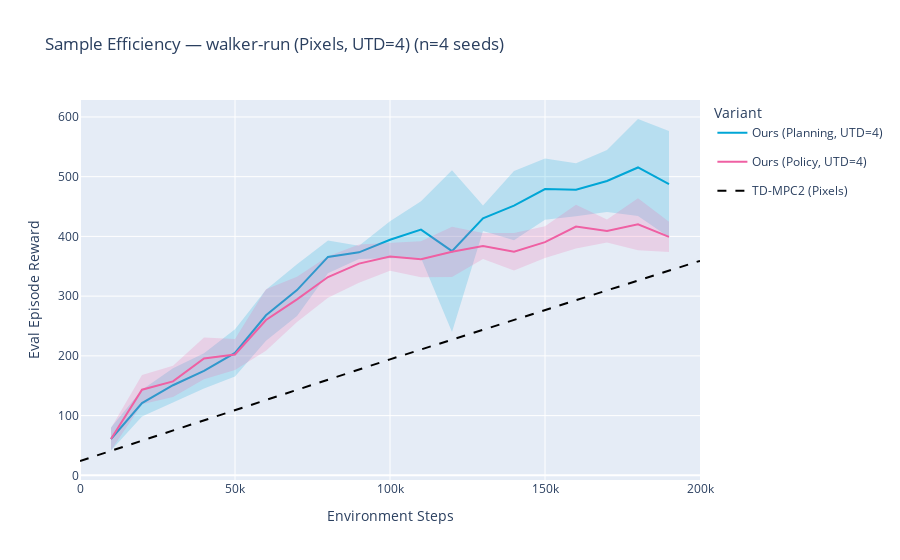
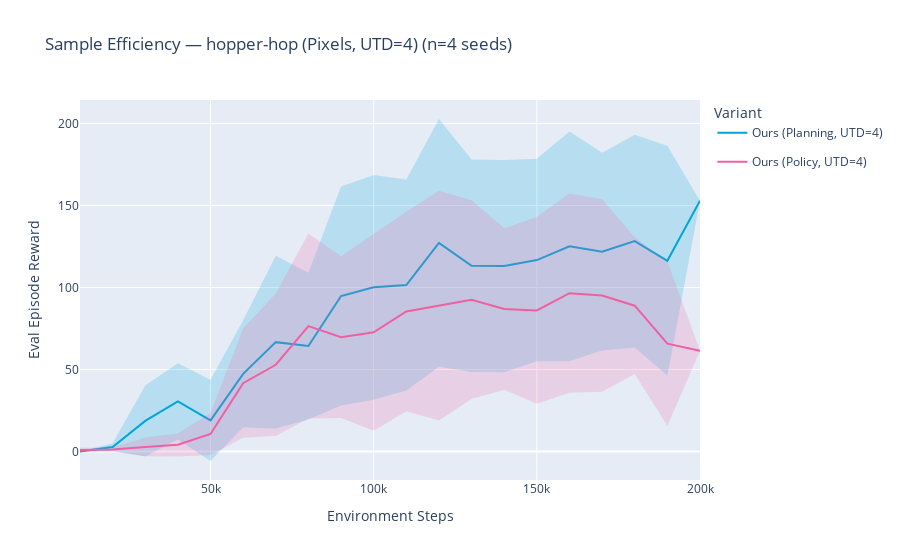
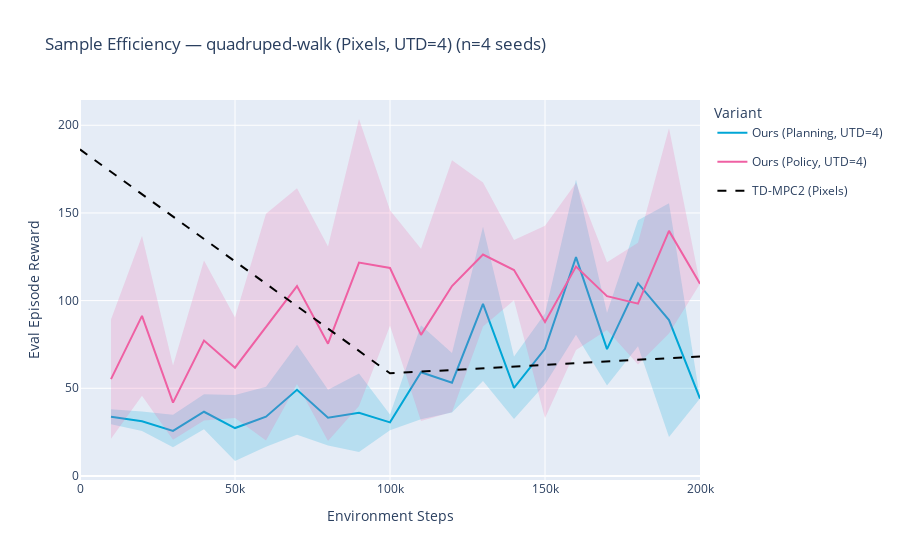
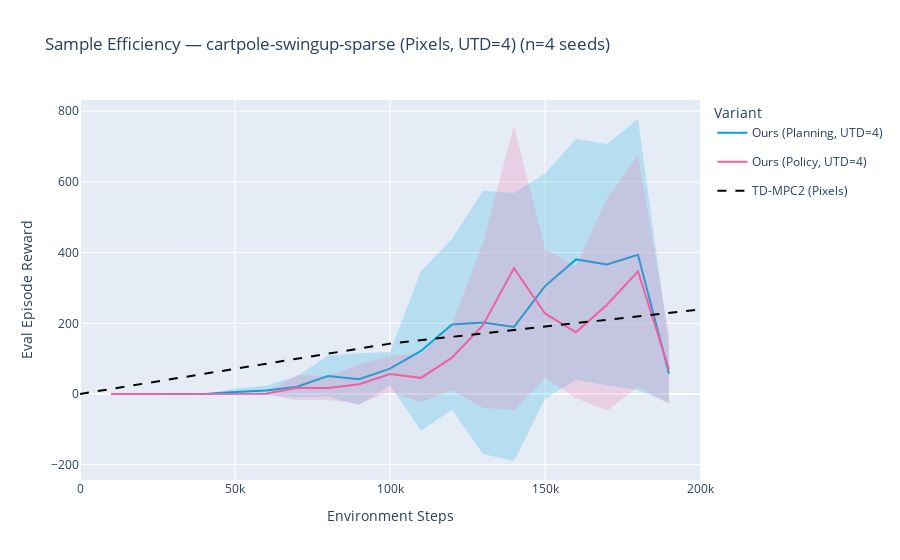

The notebook cell saved with these charts, in order:
### Code cell
# 3. Per-Task Plots

baseline_colors = {
    "TD-MPC2 (Pixels)": "#000000"    # Black
}

output_dir = paths.notebook_results_dir("multitask_comparison_image")

for task in TASKS:
    print(f"Plotting {task}...")
    
    # Filter Ours
    task_df = sweep_frame[sweep_frame["task"] == task].copy()
    if task_df.empty:
        print(f"  No data found for {task} in sweep.")
        continue
        
    # Create Figure
    fig = plotting.sample_efficiency_figure(
        frame=task_df,
        metric_key="reward",
        variant_column="variant",
        task_name=f"{task} (Pixels, UTD=4)",
        baseline_frame=pd.DataFrame(),
        baseline_label="",
        baseline_step_cap=MAX_STEPS
    )
    
    # Add Baselines
    for name, df in baselines_data.get(task, {}).items():
        summary = (
            df.groupby("step", as_index=False)
            .agg(mean_reward=("reward", "mean"))
            .sort_values("step")
        )
        fig.add_trace(
            go.Scatter(
                x=summary["step"],
                y=summary["mean_reward"],
                mode="lines",
                name=name,
                line=dict(color=baseline_colors.get(name, "gray"), dash="dash", width=2),
                legendgroup="Baselines"
            )
        )
        
    # Save
    output_path = output_dir / f"{task}_comparison.png"
    try:
        plotting.write_png(fig, output_path=output_path)
    except Exception as e:
        print(f"  Failed to save PNG: {e}")
        # Fallback to HTML
        html_path = output_path.with_suffix(".html")
        fig.write_html(str(html_path))
        print(f"  Saved as HTML instead: {html_path}")

    # Show one example in notebook (optional, or show all)
    fig.show()

### Figure 1 — Plotly figure (JSON) as saved in the notebook; plotly's stock layout.template omitted (floating-point values rounded to 4 significant figures)
{"data": [{"fill": "toself", "fillcolor": "rgba(0,166,214,0.2)", "hoverinfo": "skip", "legendgroup": "Ours (Planning, UTD=4)", "line": {"color": "rgba(0,166,214,0.0)", "width": 0}, "mode": "lines", "name": "Ours (Planning, UTD=4) std", "showlegend": false, "type": "scatter", "x": [10000, 20000, 30000, 40000, 50000, 60000, 70000, 80000, 90000, 100000, 110000, 120000, 130000, 140000, 150000, 160000, 170000, 180000, 190000, 190000, 180000, 170000, 160000, 150000, 140000, 130000, 120000, 110000, 100000, 90000, 80000, 70000, 60000, 50000, 40000, 30000, 20000, 10000], "y": [79.94, 143.1, 179.2, 204.4, 244.4, 310.6, 353.6, 393.0, 384.5, 425.3, 458.7, 510.5, 451.7, 509.5, 530.5, 522.4, 544.6, 596.5, 576.5, 398.4, 434.2, 441.0, 433.8, 428.1, 393.6, 409.1, 240.0, 364.0, 363.6, 362.1, 338.4, 266.6, 225.2, 165.5, 145.6, 122.4, 98.67, 41.69]}, {"customdata": [[19.13, 4.0], [22.21, 4.0], [28.42, 4.0], [29.42, 4.0], [39.47, 4.0], [42.71, 4.0], [43.49, 4.0], [27.28, 4.0], [11.2, 4.0], [30.82, 4.0], [47.35, 4.0], [135.3, 4.0], [21.31, 4.0], [57.95, 4.0], [51.22, 4.0], [44.28, 4.0], [51.79, 4.0], [81.16, 4.0], [89.0, 3.0]], "hovertemplate": "Step=%{x}<br>Reward=%{y:.2f}<br>Std=%{customdata[0]:.2f}<br>Seeds=%{customdata[1]}<extra>%{fullData.name}</extra>", "legendgroup": "Ours (Planning, UTD=4)", "line": {"color": "#00A6D6"}, "mode": "lines", "name": "Ours (Planning, UTD=4)", "type": "scatter", "x": [10000, 20000, 30000, 40000, 50000, 60000, 70000, 80000, 90000, 100000, 110000, 120000, 130000, 140000, 150000, 160000, 170000, 180000, 190000], "y": [60.81, 120.9, 150.8, 175.0, 205.0, 267.9, 310.1, 365.7, 373.3, 394.5, 411.4, 375.3, 430.4, 451.6, 479.3, 478.1, 492.8, 515.4, 487.4]}, {"fill": "toself", "fillcolor": "rgba(239,96,163,0.2)", "hoverinfo": "skip", "legendgroup": "Ours (Policy, UTD=4)", "line": {"color": "rgba(239,96,163,0.0)", "width": 0}, "mode": "lines", "name": "Ours (Policy, UTD=4) std", "showlegend": false, "type": "scatter", "x": [10000, 20000, 30000, 40000, 50000, 60000, 70000, 80000, 90000, 100000, 110000, 120000, 130000, 140000, 150000, 160000, 170000, 180000, 190000, 190000, 180000, 170000, 160000, 150000, 140000, 130000, 120000, 110000, 100000, 90000, 80000, 70000, 60000, 50000, 40000, 30000, 20000, 10000], "y": [79.37, 167.8, 183.5, 230.6, 228.1, 311.7, 332.6, 366.7, 386.5, 389.8, 391.9, 416.3, 405.5, 405.8, 417.0, 453.0, 428.2, 464.0, 424.5, 373.9, 376.7, 389.8, 379.9, 363.7, 343.1, 362.2, 332.2, 331.6, 342.6, 322.4, 297.2, 256.7, 208.4, 176.5, 160.9, 131.2, 119.0, 42.11]}, {"customdata": [[18.63, 4.0], [24.36, 4.0], [26.18, 4.0], [34.86, 4.0], [25.77, 4.0], [51.62, 4.0], [37.95, 4.0], [34.74, 4.0], [32.02, 4.0], [23.58, 4.0], [30.12, 4.0], [42.08, 4.0], [21.64, 4.0], [31.34, 4.0], [26.66, 4.0], [36.55, 4.0], [19.2, 4.0], [43.62, 4.0], [25.26, 3.0]], "hovertemplate": "Step=%{x}<br>Reward=%{y:.2f}<br>Std=%{customdata[0]:.2f}<br>Seeds=%{customdata[1]}<extra>%{fullData.name}</extra>", "legendgroup": "Ours (Policy, UTD=4)", "line": {"color": "#EF60A3"}, "mode": "lines", "name": "Ours (Policy, UTD=4)", "type": "scatter", "x": [10000, 20000, 30000, 40000, 50000, 60000, 70000, 80000, 90000, 100000, 110000, 120000, 130000, 140000, 150000, 160000, 170000, 180000, 190000], "y": [60.74, 143.4, 157.3, 195.7, 202.3, 260.1, 294.7, 332.0, 354.4, 366.2, 361.7, 374.2, 383.9, 374.5, 390.3, 416.4, 409.0, 420.4, 399.2]}, {"legendgroup": "Baselines", "line": {"color": "#000000", "dash": "dash", "width": 2}, "mode": "lines", "name": "TD-MPC2 (Pixels)", "type": "scatter", "x": [0, 100000, 200000], "y": [24.0, 194.1, 359.1]}], "layout": {"legend": {"title": {"text": "Variant"}}, "title": {"text": "Sample Efficiency — walker-run (Pixels, UTD=4) (n=4 seeds)"}, "xaxis": {"title": {"text": "Environment Steps"}}, "yaxis": {"title": {"text": "Eval Episode Reward"}}}}

### Figure 2 — Plotly figure (JSON) as saved in the notebook; plotly's stock layout.template omitted (floating-point values rounded to 4 significant figures)
{"data": [{"fill": "toself", "fillcolor": "rgba(0,166,214,0.2)", "hoverinfo": "skip", "legendgroup": "Ours (Planning, UTD=4)", "line": {"color": "rgba(0,166,214,0.0)", "width": 0}, "mode": "lines", "name": "Ours (Planning, UTD=4) std", "showlegend": false, "type": "scatter", "x": [10000, 20000, 30000, 40000, 50000, 60000, 70000, 80000, 90000, 100000, 110000, 120000, 130000, 140000, 150000, 160000, 170000, 180000, 190000, 200000, 200000, 190000, 180000, 170000, 160000, 150000, 140000, 130000, 120000, 110000, 100000, 90000, 80000, 70000, 60000, 50000, 40000, 30000, 20000, 10000], "y": [0.02044, 5.06, 40.33, 53.91, 43.82, 80.01, 119.4, 109.1, 161.6, 168.7, 165.8, 202.8, 178.0, 177.8, 178.5, 195.1, 182.1, 193.2, 186.4, 153.0, 153.0, 46.27, 63.44, 61.69, 55.16, 55.08, 48.45, 48.48, 51.76, 37.29, 31.61, 28.05, 19.64, 14.1, 14.85, -5.726, 7.394, -2.925, 0.4425, -0.006813]}, {"customdata": [[0.01363, 4.0], [2.309, 4.0], [21.63, 4.0], [23.26, 4.0], [24.77, 4.0], [32.58, 4.0], [52.63, 4.0], [44.72, 4.0], [66.78, 4.0], [68.54, 4.0], [64.26, 4.0], [75.51, 4.0], [64.77, 4.0], [64.69, 4.0], [61.69, 4.0], [69.97, 4.0], [60.23, 4.0], [64.9, 4.0], [70.09, 3.0], [0.0, 1.0]], "hovertemplate": "Step=%{x}<br>Reward=%{y:.2f}<br>Std=%{customdata[0]:.2f}<br>Seeds=%{customdata[1]}<extra>%{fullData.name}</extra>", "legendgroup": "Ours (Planning, UTD=4)", "line": {"color": "#00A6D6"}, "mode": "lines", "name": "Ours (Planning, UTD=4)", "type": "scatter", "x": [10000, 20000, 30000, 40000, 50000, 60000, 70000, 80000, 90000, 100000, 110000, 120000, 130000, 140000, 150000, 160000, 170000, 180000, 190000, 200000], "y": [0.006813, 2.751, 18.7, 30.65, 19.05, 47.43, 66.73, 64.35, 94.83, 100.2, 101.6, 127.3, 113.3, 113.1, 116.8, 125.1, 121.9, 128.3, 116.4, 153.0]}, {"fill": "toself", "fillcolor": "rgba(239,96,163,0.2)", "hoverinfo": "skip", "legendgroup": "Ours (Policy, UTD=4)", "line": {"color": "rgba(239,96,163,0.0)", "width": 0}, "mode": "lines", "name": "Ours (Policy, UTD=4) std", "showlegend": false, "type": "scatter", "x": [10000, 20000, 30000, 40000, 50000, 60000, 70000, 80000, 90000, 100000, 110000, 120000, 130000, 140000, 150000, 160000, 170000, 180000, 190000, 200000, 200000, 190000, 180000, 170000, 160000, 150000, 140000, 130000, 120000, 110000, 100000, 90000, 80000, 70000, 60000, 50000, 40000, 30000, 20000, 10000], "y": [2.341, 2.594, 8.615, 11.24, 23.57, 75.02, 96.32, 132.9, 119.0, 132.8, 146.2, 159.1, 153.2, 136.2, 143.0, 157.3, 153.9, 130.6, 116.0, 61.46, 61.46, 15.62, 47.27, 36.53, 35.86, 29.13, 37.64, 32.04, 18.91, 24.63, 12.7, 20.48, 20.12, 9.575, 8.391, -2.078, -2.971, -2.869, -0.02119, -0.441]}, {"customdata": [[1.391, 4.0], [1.307, 4.0], [5.742, 4.0], [7.107, 4.0], [12.82, 4.0], [33.32, 4.0], [43.37, 4.0], [56.4, 4.0], [49.28, 4.0], [60.07, 4.0], [60.8, 4.0], [70.09, 4.0], [60.57, 4.0], [49.26, 4.0], [56.95, 4.0], [60.71, 4.0], [58.67, 4.0], [41.68, 4.0], [50.17, 3.0], [0.0, 1.0]], "hovertemplate": "Step=%{x}<br>Reward=%{y:.2f}<br>Std=%{customdata[0]:.2f}<br>Seeds=%{customdata[1]}<extra>%{fullData.name}</extra>", "legendgroup": "Ours (Policy, UTD=4)", "line": {"color": "#EF60A3"}, "mode": "lines", "name": "Ours (Policy, UTD=4)", "type": "scatter", "x": [10000, 20000, 30000, 40000, 50000, 60000, 70000, 80000, 90000, 100000, 110000, 120000, 130000, 140000, 150000, 160000, 170000, 180000, 190000, 200000], "y": [0.9501, 1.286, 2.873, 4.136, 10.74, 41.71, 52.95, 76.52, 69.76, 72.76, 85.43, 88.99, 92.61, 86.9, 86.09, 96.57, 95.19, 88.96, 65.8, 61.46]}], "layout": {"legend": {"title": {"text": "Variant"}}, "title": {"text": "Sample Efficiency — hopper-hop (Pixels, UTD=4) (n=4 seeds)"}, "xaxis": {"title": {"text": "Environment Steps"}}, "yaxis": {"title": {"text": "Eval Episode Reward"}}}}

### Figure 3 — Plotly figure (JSON) as saved in the notebook; plotly's stock layout.template omitted (floating-point values rounded to 4 significant figures)
{"data": [{"fill": "toself", "fillcolor": "rgba(0,166,214,0.2)", "hoverinfo": "skip", "legendgroup": "Ours (Planning, UTD=4)", "line": {"color": "rgba(0,166,214,0.0)", "width": 0}, "mode": "lines", "name": "Ours (Planning, UTD=4) std", "showlegend": false, "type": "scatter", "x": [10000, 20000, 30000, 40000, 50000, 60000, 70000, 80000, 90000, 100000, 110000, 120000, 130000, 140000, 150000, 160000, 170000, 180000, 190000, 200000, 200000, 190000, 180000, 170000, 160000, 150000, 140000, 130000, 120000, 110000, 100000, 90000, 80000, 70000, 60000, 50000, 40000, 30000, 20000, 10000], "y": [37.98, 36.78, 34.91, 46.59, 46.12, 50.91, 74.8, 49.13, 58.38, 35.01, 85.88, 70.16, 142.1, 68.09, 92.71, 169.1, 93.12, 145.9, 155.5, 44.13, 44.13, 22.21, 73.98, 51.55, 80.5, 52.31, 32.48, 54.2, 36.25, 32.35, 26.11, 13.7, 17.35, 23.45, 16.66, 8.531, 26.66, 16.42, 25.62, 29.46]}, {"customdata": [[4.263, 4.0], [5.579, 4.0], [9.244, 4.0], [9.967, 4.0], [18.8, 4.0], [17.12, 4.0], [25.67, 4.0], [15.89, 4.0], [22.34, 4.0], [4.452, 4.0], [26.77, 4.0], [16.96, 4.0], [43.95, 4.0], [17.8, 4.0], [20.2, 4.0], [44.28, 4.0], [20.79, 4.0], [35.94, 4.0], [66.65, 2.0], [0.0, 1.0]], "hovertemplate": "Step=%{x}<br>Reward=%{y:.2f}<br>Std=%{customdata[0]:.2f}<br>Seeds=%{customdata[1]}<extra>%{fullData.name}</extra>", "legendgroup": "Ours (Planning, UTD=4)", "line": {"color": "#00A6D6"}, "mode": "lines", "name": "Ours (Planning, UTD=4)", "type": "scatter", "x": [10000, 20000, 30000, 40000, 50000, 60000, 70000, 80000, 90000, 100000, 110000, 120000, 130000, 140000, 150000, 160000, 170000, 180000, 190000, 200000], "y": [33.72, 31.2, 25.67, 36.63, 27.33, 33.78, 49.12, 33.24, 36.04, 30.56, 59.12, 53.2, 98.15, 50.28, 72.51, 124.8, 72.34, 109.9, 88.87, 44.13]}, {"fill": "toself", "fillcolor": "rgba(239,96,163,0.2)", "hoverinfo": "skip", "legendgroup": "Ours (Policy, UTD=4)", "line": {"color": "rgba(239,96,163,0.0)", "width": 0}, "mode": "lines", "name": "Ours (Policy, UTD=4) std", "showlegend": false, "type": "scatter", "x": [10000, 20000, 30000, 40000, 50000, 60000, 70000, 80000, 90000, 100000, 110000, 120000, 130000, 140000, 150000, 160000, 170000, 180000, 190000, 200000, 200000, 190000, 180000, 170000, 160000, 150000, 140000, 130000, 120000, 110000, 100000, 90000, 80000, 70000, 60000, 50000, 40000, 30000, 20000, 10000], "y": [89.17, 136.8, 63.06, 122.9, 90.44, 149.5, 164.0, 130.9, 203.6, 151.5, 129.5, 180.0, 167.4, 134.6, 142.7, 167.1, 121.8, 133.0, 198.3, 109.6, 109.6, 81.27, 63.62, 83.2, 71.81, 33.01, 100.2, 85.2, 36.54, 31.38, 85.69, 39.84, 20.0, 52.52, 20.26, 33.08, 31.64, 20.64, 45.74, 21.29]}, {"customdata": [[33.94, 4.0], [45.55, 4.0], [21.21, 4.0], [45.61, 4.0], [28.68, 4.0], [64.64, 4.0], [55.76, 4.0], [55.44, 4.0], [81.87, 4.0], [32.92, 4.0], [49.07, 4.0], [71.75, 4.0], [41.11, 4.0], [17.21, 4.0], [54.83, 4.0], [47.63, 4.0], [19.32, 4.0], [34.66, 4.0], [58.51, 2.0], [0.0, 1.0]], "hovertemplate": "Step=%{x}<br>Reward=%{y:.2f}<br>Std=%{customdata[0]:.2f}<br>Seeds=%{customdata[1]}<extra>%{fullData.name}</extra>", "legendgroup": "Ours (Policy, UTD=4)", "line": {"color": "#EF60A3"}, "mode": "lines", "name": "Ours (Policy, UTD=4)", "type": "scatter", "x": [10000, 20000, 30000, 40000, 50000, 60000, 70000, 80000, 90000, 100000, 110000, 120000, 130000, 140000, 150000, 160000, 170000, 180000, 190000, 200000], "y": [55.23, 91.29, 41.85, 77.25, 61.76, 84.9, 108.3, 75.44, 121.7, 118.6, 80.45, 108.3, 126.3, 117.4, 87.84, 119.4, 102.5, 98.29, 139.8, 109.6]}, {"legendgroup": "Baselines", "line": {"color": "#000000", "dash": "dash", "width": 2}, "mode": "lines", "name": "TD-MPC2 (Pixels)", "type": "scatter", "x": [0, 100000, 200000], "y": [186.2, 58.53, 68.17]}], "layout": {"legend": {"title": {"text": "Variant"}}, "title": {"text": "Sample Efficiency — quadruped-walk (Pixels, UTD=4) (n=4 seeds)"}, "xaxis": {"title": {"text": "Environment Steps"}}, "yaxis": {"title": {"text": "Eval Episode Reward"}}}}

### Figure 4 — Plotly figure (JSON) as saved in the notebook; plotly's stock layout.template omitted (floating-point values rounded to 4 significant figures)
{"data": [{"fill": "toself", "fillcolor": "rgba(0,166,214,0.2)", "hoverinfo": "skip", "legendgroup": "Ours (Planning, UTD=4)", "line": {"color": "rgba(0,166,214,0.0)", "width": 0}, "mode": "lines", "name": "Ours (Planning, UTD=4) std", "showlegend": false, "type": "scatter", "x": [10000, 20000, 30000, 40000, 50000, 60000, 70000, 80000, 90000, 100000, 110000, 120000, 130000, 140000, 150000, 160000, 170000, 180000, 190000, 190000, 180000, 170000, 160000, 150000, 140000, 130000, 120000, 110000, 100000, 90000, 80000, 70000, 60000, 50000, 40000, 30000, 20000, 10000], "y": [0, 0.6, 0, 0, 15.17, 22.99, 50.16, 108.8, 115.0, 119.0, 347.8, 438.3, 574.8, 568.9, 623.8, 721.5, 707.6, 778.1, 137.6, -23.61, 10.18, 25.11, 40.2, -13.24, -189.6, -169.9, -44.78, -104.0, 24.58, -31.97, -7.447, -9.363, -3.086, -3.568, 0, 0, -0.2, 0]}, {"customdata": [[0.0, 4.0], [0.4, 4.0], [0.0, 4.0], [0.0, 4.0], [9.368, 4.0], [13.04, 4.0], [29.76, 4.0], [58.15, 4.0], [73.47, 4.0], [47.22, 4.0], [225.9, 4.0], [241.5, 4.0], [372.4, 4.0], [379.3, 4.0], [318.5, 4.0], [340.6, 4.0], [341.2, 4.0], [384.0, 4.0], [80.61, 2.0]], "hovertemplate": "Step=%{x}<br>Reward=%{y:.2f}<br>Std=%{customdata[0]:.2f}<br>Seeds=%{customdata[1]}<extra>%{fullData.name}</extra>", "legendgroup": "Ours (Planning, UTD=4)", "line": {"color": "#00A6D6"}, "mode": "lines", "name": "Ours (Planning, UTD=4)", "type": "scatter", "x": [10000, 20000, 30000, 40000, 50000, 60000, 70000, 80000, 90000, 100000, 110000, 120000, 130000, 140000, 150000, 160000, 170000, 180000, 190000], "y": [0.0, 0.2, 0.0, 0.0, 5.8, 9.95, 20.4, 50.7, 41.5, 71.8, 121.9, 196.7, 202.5, 189.6, 305.3, 380.8, 366.3, 394.2, 57.0]}, {"fill": "toself", "fillcolor": "rgba(239,96,163,0.2)", "hoverinfo": "skip", "legendgroup": "Ours (Policy, UTD=4)", "line": {"color": "rgba(239,96,163,0.0)", "width": 0}, "mode": "lines", "name": "Ours (Policy, UTD=4) std", "showlegend": false, "type": "scatter", "x": [10000, 20000, 30000, 40000, 50000, 60000, 70000, 80000, 90000, 100000, 110000, 120000, 130000, 140000, 150000, 160000, 170000, 180000, 190000, 190000, 180000, 170000, 160000, 150000, 140000, 130000, 120000, 110000, 100000, 90000, 80000, 70000, 60000, 50000, 40000, 30000, 20000, 10000], "y": [0, 0, 0, 0, 0, 2.55, 53.4, 50.55, 83.25, 108.2, 114.5, 195.6, 427.8, 758.6, 410.5, 361.2, 553.1, 674.1, 168.3, -28.87, 20.06, -47.58, -11.99, 45.25, -46.3, -38.98, 10.22, -23.16, 4.811, -27.75, -16.85, -17.8, -0.85, 0, 0, 0, 0, 0]}, {"customdata": [[0.0, 4.0], [0.0, 4.0], [0.0, 4.0], [0.0, 4.0], [0.0, 4.0], [1.7, 4.0], [35.6, 4.0], [33.7, 4.0], [55.5, 4.0], [51.69, 4.0], [68.81, 4.0], [92.68, 4.0], [233.4, 4.0], [402.4, 4.0], [182.6, 4.0], [186.6, 4.0], [300.3, 4.0], [327.0, 4.0], [98.57, 2.0]], "hovertemplate": "Step=%{x}<br>Reward=%{y:.2f}<br>Std=%{customdata[0]:.2f}<br>Seeds=%{customdata[1]}<extra>%{fullData.name}</extra>", "legendgroup": "Ours (Policy, UTD=4)", "line": {"color": "#EF60A3"}, "mode": "lines", "name": "Ours (Policy, UTD=4)", "type": "scatter", "x": [10000, 20000, 30000, 40000, 50000, 60000, 70000, 80000, 90000, 100000, 110000, 120000, 130000, 140000, 150000, 160000, 170000, 180000, 190000], "y": [0.0, 0.0, 0.0, 0.0, 0.0, 0.85, 17.8, 16.85, 27.75, 56.5, 45.65, 102.9, 194.4, 356.1, 227.9, 174.6, 252.7, 347.1, 69.7]}, {"legendgroup": "Baselines", "line": {"color": "#000000", "dash": "dash", "width": 2}, "mode": "lines", "name": "TD-MPC2 (Pixels)", "type": "scatter", "x": [0, 100000, 200000], "y": [0.0, 142.5, 239.1]}], "layout": {"legend": {"title": {"text": "Variant"}}, "title": {"text": "Sample Efficiency — cartpole-swingup-sparse (Pixels, UTD=4) (n=4 seeds)"}, "xaxis": {"title": {"text": "Environment Steps"}}, "yaxis": {"title": {"text": "Eval Episode Reward"}}}}
